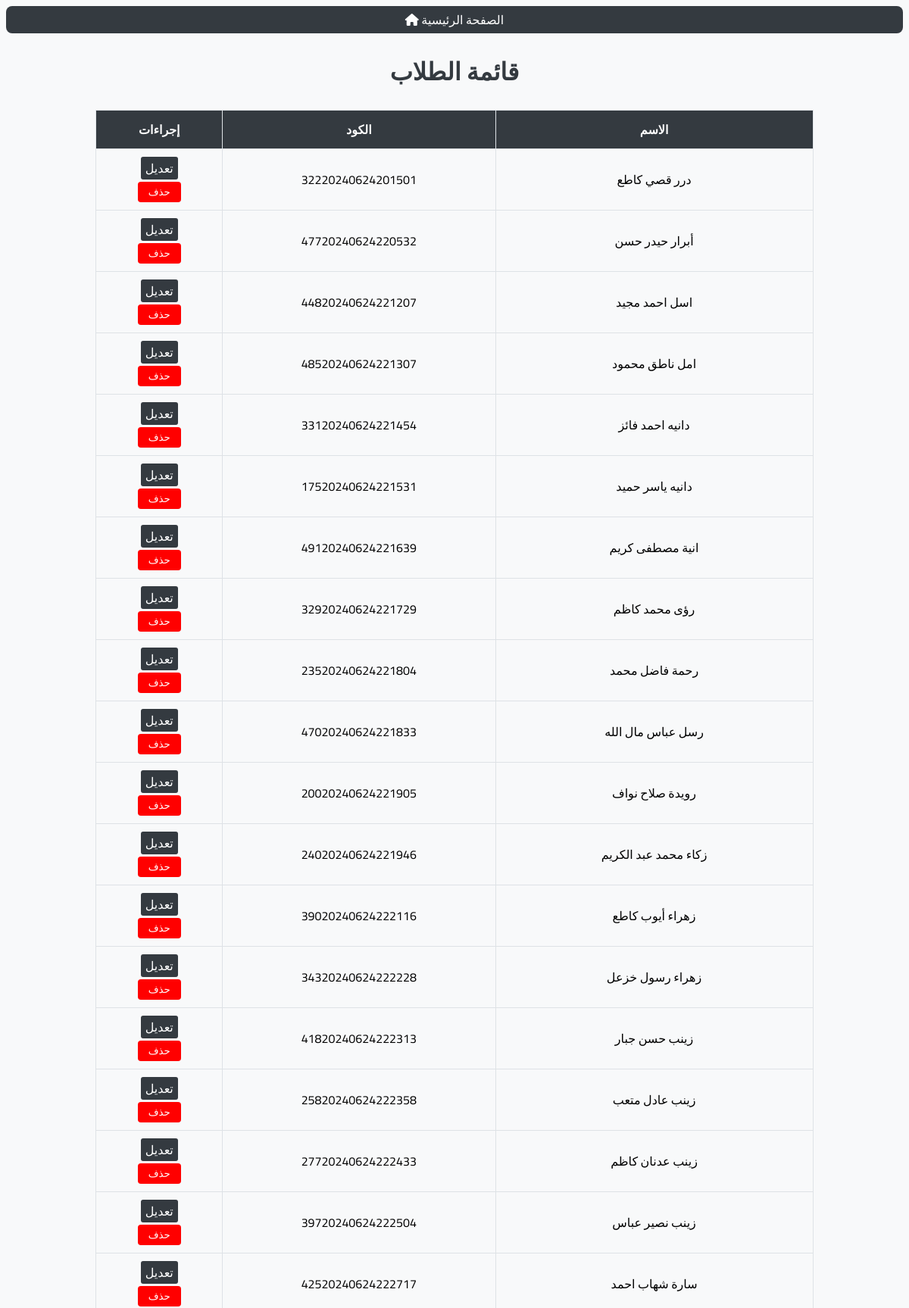
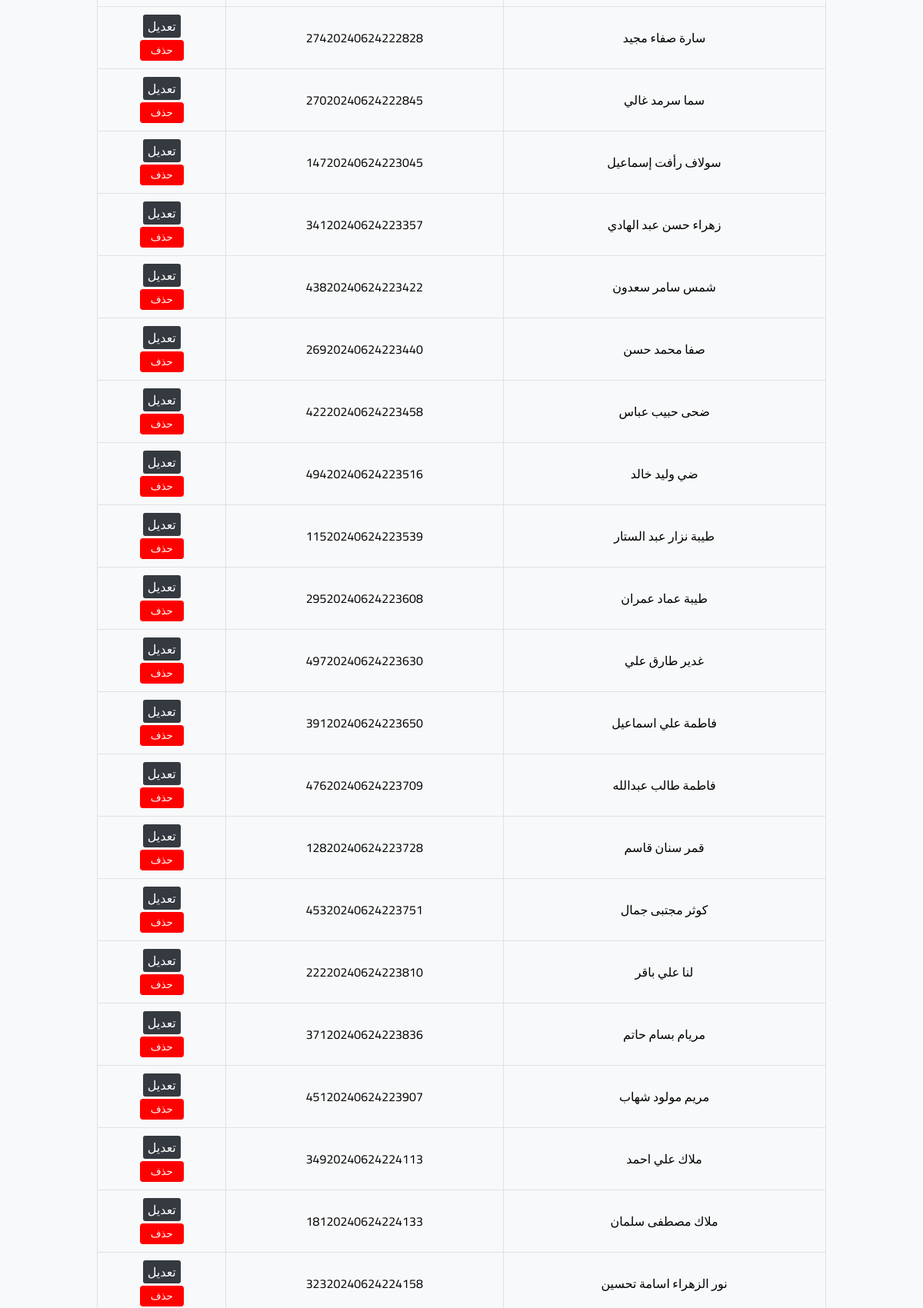
The page /studentsLest.php (signed in, upper part) on the database its author committed (2 pictures, top to bottom).
### tables this page shows
CREATE TABLE `students` (
  `id` int(255) NOT NULL,
  `token` varchar(255) NOT NULL,
  `name` varchar(255) NOT NULL,
  `code` varchar(255) NOT NULL,
  `password` varchar(255) NOT NULL,
  `gender` varchar(255) NOT NULL,
  `Rank` varchar(255) NOT NULL
);

### studentsLest.php (the view, shortened to what this page needs)
<?php
global $connect;
mysqli_set_charset($connect, 'utf8');
$sql = "SELECT * FROM students WHERE token != '100200300400500600'";
$result = $connect->query($sql);
?>
<!DOCTYPE html>
<html lang="ar">
<head>
    <link rel="stylesheet" href="https://cdnjs.cloudflare.com/ajax/libs/font-awesome/6.0.0-beta3/css/all.min.css" <link
    <link rel="stylesheet" href="https://maxcdn.bootstrapcdn.com/bootstrap/4.5.2/css/bootstrap.min.css">
</head>
<body>
<div class="HomePage"><a href="./Admin.php"> <i class="fa-solid fa-house"></i> الصفحة الرئيسية</a></div>
    <div class="container">
        <h1>قائمة الطلاب</h1>
        <table class="table table-bordered table-striped">
            <thead>
                <tr>
                    <th>الاسم</th>
                    <th>الكود</th>
                    <th>إجراءات</th>
                </tr>
            </thead>
            <tbody>
                <?php while($row = $result->fetch_assoc()): ?>
                <tr id="row-<?php echo $row['token']; ?>">
                    <td><?php echo htmlspecialchars($row['name']); ?></td>
                    <td><?php echo htmlspecialchars($row['code']); ?></td>
                    <td>
                        <a href="EditStudent.php?token=<?php echo $row['token']; ?>" class="btn btn-primary btn-sm">تعديل</a>
                        <form class="delete-form d-inline" data-token="<?php echo $row['token']; ?>">
                            <button type="button" class="delete-btn btn btn-danger btn-sm my-2">حذف</button>
                        </form>
                    </td>
                </tr>
                <?php endwhile; ?>
            </tbody>
        </table>
    </div>
</body>
</html>

### studentsLest.php (style rules this page uses)
body { font-family: "Cairo", sans-serif; background-color: #f8f9fa; text-align: center; }
h1 { color: #343a40; margin-top: 20px; }
table { width: 80%; margin: 20px auto; border-collapse: collapse; direction: rtl; }
th, td { padding: 10px; border: 1px solid #dee2e6; }
th { background-color: #343a40; color: #fff; }
td a { color: #ffffff; text-decoration: none; margin: 0 5px; background: #343a40; padding: 0 6px; border-radius: 3px; text-directur:none; }
.delete-btn { background-color: red; color: #fff; border: none; padding: 6px 14px; cursor: pointer; border-radius: 4px; }
.HomePage { right: 0; background: #343a40; padding: 3px; border-radius: 8px 8px 8px 8px; text-direction: none; }
.HomePage a { color: #FFF; text-decoration: none; }

### rows shown on the page
students: name "درر قصي كاطع", code "32220240624201501"
students: name "أبرار حيدر حسن", code "47720240624220532"
students: name "اسل احمد مجيد", code "44820240624221207"
students: name "امل ناطق محمود", code "48520240624221307"
students: name "دانيه احمد فائز", code "33120240624221454"
students: name "دانيه ياسر حميد", code "17520240624221531"
students: name "انية مصطفى كريم", code "49120240624221639"
students: name "رؤى محمد كاظم", code "32920240624221729"
students: name "رحمة فاضل محمد", code "23520240624221804"
students: name "رسل عباس مال الله", code "47020240624221833"
students: name "رويدة صلاح نواف", code "20020240624221905"
students: name "زكاء محمد عبد الكريم", code "24020240624221946"
students: name "زهراء أيوب كاطع", code "39020240624222116"
students: name "زهراء رسول خزعل", code "34320240624222228"
students: name "زينب حسن جبار", code "41820240624222313"
students: name "زينب عادل متعب", code "25820240624222358"
students: name "زينب عدنان كاظم", code "27720240624222433"
students: name "زينب نصير عباس", code "39720240624222504"
students: name "سارة شهاب احمد", code "42520240624222717"
students: name "سارة صفاء مجيد", code "27420240624222828"
students: name "سما سرمد غالي", code "27020240624222845"
students: name "سولاف رأفت إسماعيل", code "14720240624223045"
students: name "زهراء حسن عبد الهادي", code "34120240624223357"
students: name "شمس سامر سعدون", code "43820240624223422"
students: name "صفا محمد حسن", code "26920240624223440"
students: name "ضحى حبيب عباس", code "42220240624223458"
students: name "ضي وليد خالد", code "49420240624223516"
students: name "طيبة نزار عبد الستار", code "11520240624223539"
students: name "طيبة عماد عمران", code "29520240624223608"
students: name "غدير طارق علي", code "49720240624223630"
students: name "فاطمة علي اسماعيل", code "39120240624223650"
students: name "فاطمة طالب عبدالله", code "47620240624223709"
students: name "قمر سنان قاسم", code "12820240624223728"
students: name "كوثر مجتبى جمال", code "45320240624223751"
students: name "لنا علي باقر", code "22220240624223810"
students: name "مريام بسام حاتم", code "37120240624223836"
students: name "مريم مولود شهاب", code "45120240624223907"
students: name "ملاك علي احمد", code "34920240624224113"
students: name "ملاك مصطفى سلمان", code "18120240624224133"
students: name "نور الزهراء اسامة تحسين", code "32320240624224158"
